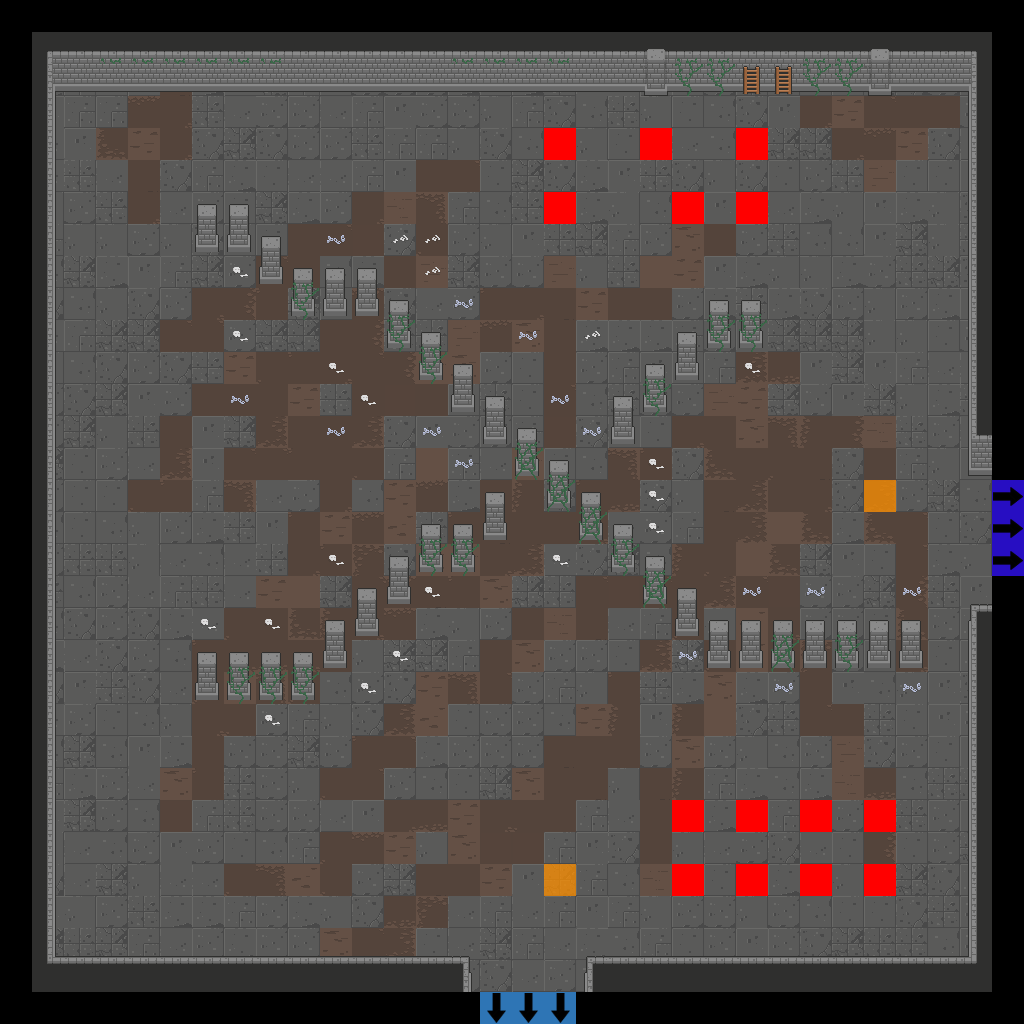

This is a level from a 2D game, rendered from its Tiled map with the project's own tilesets. A one-line summary and the map file follow, with tile-layer data summarised:
An orthogonal 32x32 tile map with 32x32 px tiles, 7 tile layers (Floor, Walls, Doors, Pillars, ...), 2 tilesets.

<map version="1.2" tiledversion="2019.04.18" orientation="orthogonal" renderorder="right-down" width="32" height="32" tilewidth="32" tileheight="32" infinite="0" nextlayerid="22" nextobjectid="1">
 <tileset firstgid="1" source="Dungeon_Tileset_2.tsx" />
 <tileset firstgid="321" source="flags.tsx" />
 <layer id="15" name="Floor" width="32" height="32">
  <data>[1024 cells, 900 non-empty, 42 distinct tile ids]</data>
 </layer>
 <layer id="16" name="Walls" width="32" height="32">
  <data>[1024 cells, 167 non-empty, 23 distinct tile ids]</data>
 </layer>
 <layer id="17" name="Doors" width="32" height="32">
  <data>[1024 cells, 0 non-empty, 0 distinct tile ids]</data>
 </layer>
 <layer id="18" name="Pillars" width="32" height="32">
  <data>[1024 cells, 76 non-empty, 2 distinct tile ids]</data>
 </layer>
 <layer id="19" name="Candles" width="32" height="32">
  <data>[1024 cells, 0 non-empty, 0 distinct tile ids]</data>
 </layer>
 <layer id="20" name="Debris" width="32" height="32">
  <data>[1024 cells, 91 non-empty, 8 distinct tile ids]</data>
 </layer>
 <layer id="21" name="Flags" width="32" height="32">
  <data>[1024 cells, 22 non-empty, 4 distinct tile ids]</data>
 </layer>
</map>
